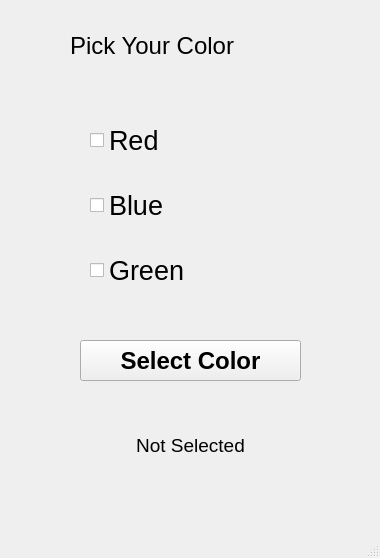
<?xml version="1.0" encoding="UTF-8"?>
<ui version="4.0">
 <class>MainWindow</class>
 <widget class="QMainWindow" name="MainWindow">
  <property name="geometry">
   <rect>
    <x>0</x>
    <y>0</y>
    <width>380</width>
    <height>558</height>
   </rect>
  </property>
  <property name="windowTitle">
   <string>MainWindow</string>
  </property>
  <widget class="QWidget" name="centralwidget">
   <widget class="QPushButton" name="pushButton">
    <property name="geometry">
     <rect>
      <x>80</x>
      <y>340</y>
      <width>221</width>
      <height>41</height>
     </rect>
    </property>
    <property name="font">
     <font>
      <pointsize>18</pointsize>
      <weight>75</weight>
      <bold>true</bold>
     </font>
    </property>
    <property name="text">
     <string>Select Color</string>
    </property>
   </widget>
   <widget class="QLabel" name="label">
    <property name="geometry">
     <rect>
      <x>70</x>
      <y>20</y>
      <width>231</width>
      <height>51</height>
     </rect>
    </property>
    <property name="font">
     <font>
      <pointsize>18</pointsize>
     </font>
    </property>
    <property name="text">
     <string>Pick Your Color</string>
    </property>
   </widget>
   <widget class="QLabel" name="label_2">
    <property name="geometry">
     <rect>
      <x>20</x>
      <y>400</y>
      <width>341</width>
      <height>91</height>
     </rect>
    </property>
    <property name="font">
     <font>
      <pointsize>14</pointsize>
     </font>
    </property>
    <property name="text">
     <string>Not Selected</string>
    </property>
    <property name="alignment">
     <set>Qt::AlignCenter</set>
    </property>
   </widget>
   <widget class="QWidget" name="">
    <property name="geometry">
     <rect>
      <x>90</x>
      <y>100</y>
      <width>201</width>
      <height>211</height>
     </rect>
    </property>
    <layout class="QVBoxLayout" name="verticalLayout">
     <item>
      <widget class="QCheckBox" name="checkBox">
       <property name="font">
        <font>
         <pointsize>20</pointsize>
        </font>
       </property>
       <property name="text">
        <string>Red</string>
       </property>
      </widget>
     </item>
     <item>
      <widget class="QCheckBox" name="checkBox_2">
       <property name="font">
        <font>
         <pointsize>20</pointsize>
        </font>
       </property>
       <property name="text">
        <string>Blue</string>
       </property>
      </widget>
     </item>
     <item>
      <widget class="QCheckBox" name="checkBox_3">
       <property name="font">
        <font>
         <pointsize>20</pointsize>
        </font>
       </property>
       <property name="text">
        <string>Green</string>
       </property>
      </widget>
     </item>
    </layout>
   </widget>
  </widget>
  <widget class="QMenuBar" name="menubar">
   <property name="geometry">
    <rect>
     <x>0</x>
     <y>0</y>
     <width>380</width>
     <height>27</height>
    </rect>
   </property>
  </widget>
  <widget class="QStatusBar" name="statusbar"/>
 </widget>
 <resources/>
 <connections/>
</ui>
